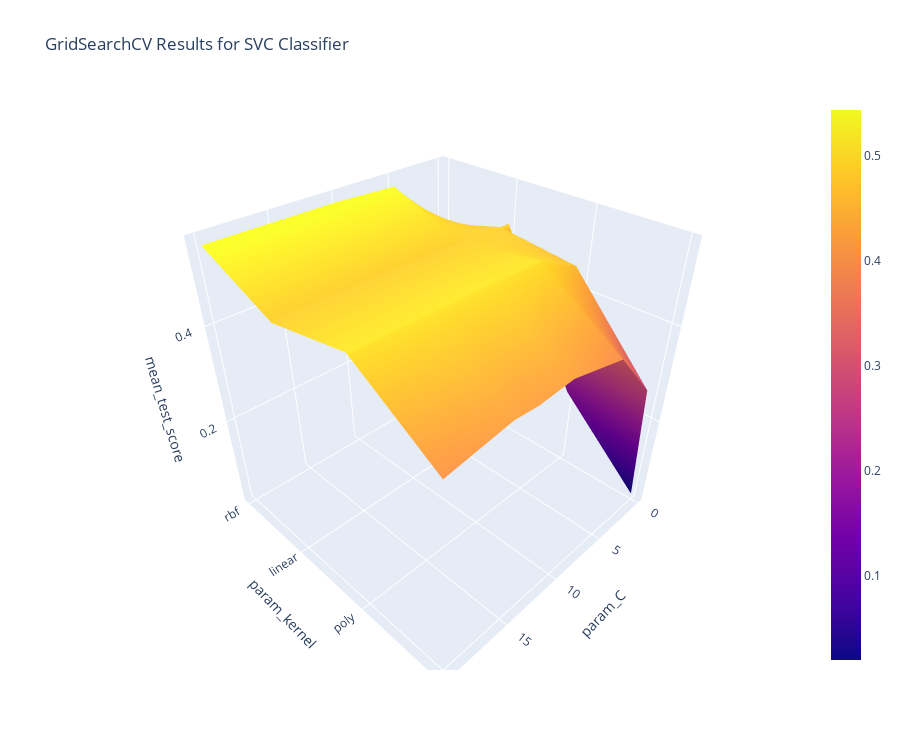

Notebook source saved alongside this figure:
### Code cell
plot_grid_seach(svm_grid_search)

### Figure 1 — Plotly figure (JSON) as saved in the notebook; plotly's stock layout.template omitted (floating-point values rounded to 4 significant figures)
{"data": [{"hovertemplate": "param_C: %{x}<br>param_kernel: %{y}<br>mean_test_score: %{z}<extra></extra>", "type": "surface", "x": [0.1, 1, 5, 10, 13, 15, 20], "y": ["rbf", "linear", "poly", "sigmoid", "rbf", "linear", "poly"], "z": [[0.03683, 0.4369, 0.5379, 0.5434, 0.5434, 0.5434, 0.5434], [0.4782, 0.4782, 0.4782, 0.4782, 0.4782, 0.4782, 0.4782], [0.1772, 0.4579, 0.5032, 0.5067, 0.5067, 0.5067, 0.5067], [0.02003, 0.2819, 0.3944, 0.4224, 0.4172, 0.4212, 0.4037]]}], "layout": {"height": 750, "scene": {"xaxis": {"title": {"text": "param_C"}}, "yaxis": {"title": {"text": "param_kernel"}}, "zaxis": {"title": {"text": "mean_test_score"}}}, "title": {"text": "GridSearchCV Results for SVC Classifier"}}}
